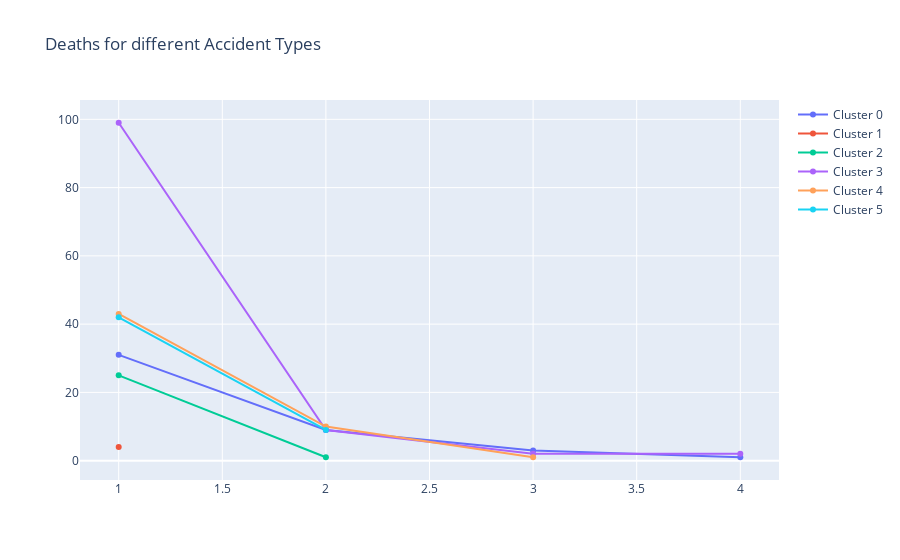

Here is the notebook cell this chart was saved with:
### Code cell
# Create a Matplotlib figure with a specific figure size
# plt.figure(figsize=(20, 6))
fig = go.Figure()

# Iterate over unique cluster values in sorted order
for clus in sorted(df.Cluster.unique()):

    # // TODO
    # Filter the DataFrame to select rows with the current cluster
    cluster_df = cluster_death[cluster_death["Cluster"] == clus]

    # Create a line plot for the current cluster
    # Add scatter points to the line plot for each data point
    # Add a legend to the plot
    fig.add_trace(
        go.Scatter(
            x=cluster_df["Deaths"],
            y=cluster_df["Count"],
            name=f"Cluster {clus}",
        )
    )


# Set the chart title
fig.update_layout(title="Deaths for different Accident Types")

# Show the line plot
fig.show()

### Figure 1 — Plotly figure (JSON) as saved in the notebook; plotly's stock layout.template omitted (floating-point values rounded to 4 significant figures)
{"data": [{"name": "Cluster 0", "type": "scatter", "x": [1.0, 2.0, 3.0, 4.0], "y": [31, 9, 3, 1]}, {"name": "Cluster 1", "type": "scatter", "x": [1.0], "y": [4]}, {"name": "Cluster 2", "type": "scatter", "x": [1.0, 2.0], "y": [25, 1]}, {"name": "Cluster 3", "type": "scatter", "x": [1.0, 2.0, 3.0, 4.0], "y": [99, 9, 2, 2]}, {"name": "Cluster 4", "type": "scatter", "x": [1.0, 2.0, 3.0], "y": [43, 10, 1]}, {"name": "Cluster 5", "type": "scatter", "x": [1.0, 2.0], "y": [42, 9]}], "layout": {"title": {"text": "Deaths for different Accident Types"}}}
